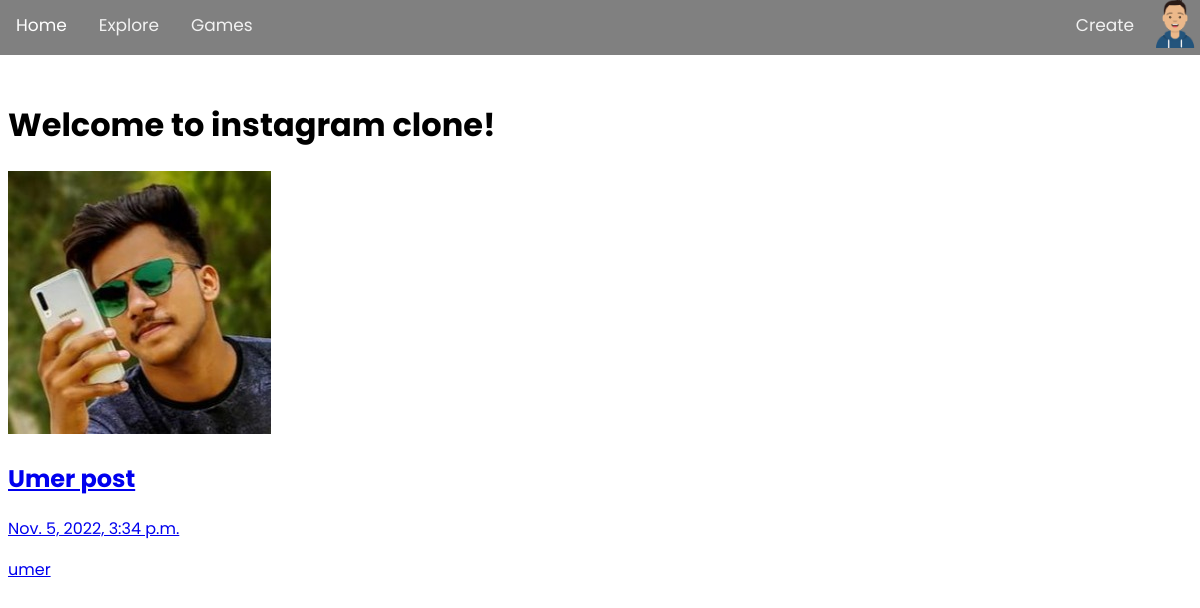
The app's page / (signed in) with its own data.
### users/models.py (models this page shows)
class Profile(models.Model):
    user = models.OneToOneField(User , on_delete=models.CASCADE)
    username = models.CharField(max_length = 25 , unique=True)
    email = models.EmailField(blank=True , null=True)
    name = models.CharField(max_length=30 , blank=True , null=True)
    profile_image = models.ImageField(blank=True , null=True, upload_to='profiles/', default='images/profiles/user-default.png')
    bio = models.TextField(blank=True , null=True)
    created = models.DateTimeField(auto_now_add = True)
    id = models.UUIDField(default=uuid.uuid4 , unique=True ,
                        primary_key=True , editable=False)
    def __str__(self):
        return self.username

### posts/models.py (models this page shows, shortened)
class Posts(models.Model):
    owner = models.ForeignKey(Profile , on_delete=models.CASCADE)
    title = models.CharField(max_length=255)
    caption = models.TextField(blank=True , null=True)
    location = models.ForeignKey('Location' , on_delete=models.CASCADE,blank=True , null=True)
    post_image = models.ImageField(default='')
    created = models.DateTimeField(auto_now_add = True)
    id = models.UUIDField(default=uuid.uuid4 , unique=True ,
                        primary_key=True , editable=False)

### posts/views.py (the view)
# urls.py: path('',views.index , name='index'),
def index(request):
    posts = Posts.objects.all()
    context = {
        'posts':posts
    }
    return render(request , 'index.html',context)

### templates/index.html (shortened to what this page needs)
{% extends 'main.html' %}
{% block content %}
    <h1>Welcome to instagram clone!</h1>
    {% for post in posts %}
    <a href="{% url 'singlePost' post.id %}">
    <img src="{{post.post_image.url}}" />
    <h2>{{post.title}}</h2>
    <p>{{post.created}}</p>
    </a>
    <p><a href="{% url 'profile' post.owner.id %}">{{post.owner}}</a></p>
    {% endfor %}
{% endblock content %}

### templates/navbar.html (shortened to what this page needs)
{% load static %}
<header class="wrapper">
    <div class="topnav">
        <a class="active" href="/">Home</a>
        <a href="">Explore</a>
        <a href="">Games</a>
        <div class="login">
            {% if user.is_authenticated %}
                <a href="create/">Create</a>
                {% if user.profile.id %}
                    <span onclick="openNav()">
                        {% if user.profile.profile_image %}
                        <img src="{{ user.profile.profile_image.url }}" class="rounded-circle" width="50" height="50">
                        {% else %}
                        <img src="{% static 'GProfile/images/pfp.jpg' %}" class="rounded-circle" width="50" height="50">
                        {% endif %}
                    </span>
                {% endif %}
            {% else %}
                <a class="nav-link" href="{% url 'register' %}">Register</a>
                <a class="nav-link" href="{% url 'login' %}">Login</a>
            {% endif %}
</div>
</header>

### static/styles/navbar.css (style rules this page uses)
.topnav { background-color: gray; overflow: hidden; margin-top: -10px; margin-left: -8px; margin-right: -8px; }
.topnav a { float: left; color: #f2f2f2; text-align: center; padding: 14px 16px; text-decoration: none; font-size: 17px; }
.login { float: right; }
.topnav a.active { color: white; }
* { font-family: 'Poppins', sans-serif; }

### records on screen
Posts: post_image (picture), title "Umer post", created "Nov. 5, 2022, 3:34 p.m.", owner "umer"
